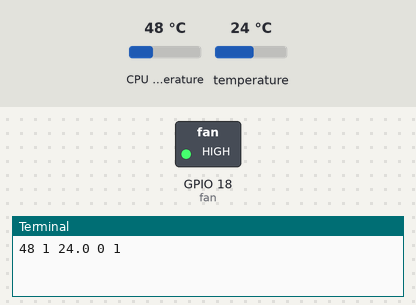
Bench run of a program on a simulated Raspberry Pi (BCM pin numbers). Shown: switched loads named in the program (green lamp = pin HIGH), the last lines printed to the terminal. The test bench sets the inputs (shaded band); at power-on: CPU temperature 48 °C, temperature 24 °C.

Above: at 1.2 s.
1.3 s: CPU temperature set to 44 °C
At 11.8 s:
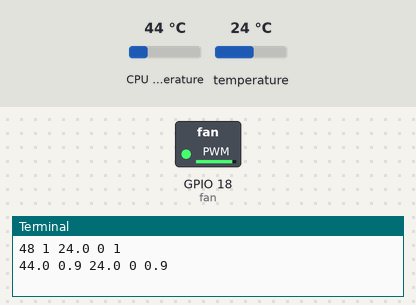
13.0 s: temperature set to 41 °C
At 23.1 s:
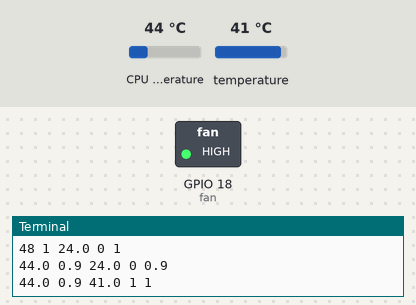
Timing chart, 0 to 24.6 s (numbered marks = the images above; inputs shaded):
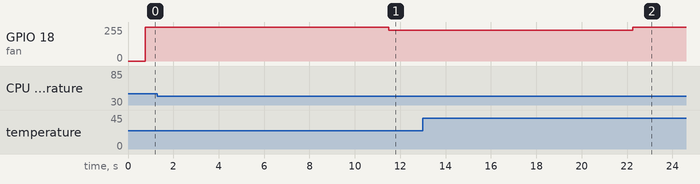

The program:

fancontrol.py
```python
import glob
import gpiozero
import time
import re

class DS18S20:
    def __init__(self):
        base_dir = '/sys/bus/w1/devices/'
        device_folder = glob.glob(base_dir + '28*')[0]
        self.dev_file = device_folder + '/w1_slave'

    def get(self):
        while True:
            with open(self.dev_file, 'r') as F:
                lines = F.readlines()
            if "YES" not in lines[0]:
                time.sleep(0.2)
                continue
            m = re.search(r" t=(\d+)$", lines[1])
            if m:
                return int(m.group(1)) / 1000
            Exception("boom")

def transform(val, off, fact, min_, max_):
    x = (val - off) * fact
    x = min(x, max_)
    x = max(x, min_)
    return x

sensor = DS18S20()
fan = gpiozero.PWMOutputDevice(pin=18)
while True:
    cpu_temp = gpiozero.CPUTemperature().temperature
    hdd_temp = sensor.get()
    cpu_need = transform(cpu_temp, 35, 0.1, 0, 1)
    hdd_need = transform(hdd_temp, 25, 0.1, 0, 1)
    speed = max([cpu_need, hdd_need])

    print(cpu_temp, cpu_need, hdd_temp, hdd_need, speed)

    fan.value = speed

    time.sleep(10)
```

Measured:
- after the input at 1.3 s, GPIO 18 (fan): 255/255 → 230/255 after 10.2 s
- after the input at 13.0 s, GPIO 18 (fan): 230/255 → 255/255 after 9.3 s
